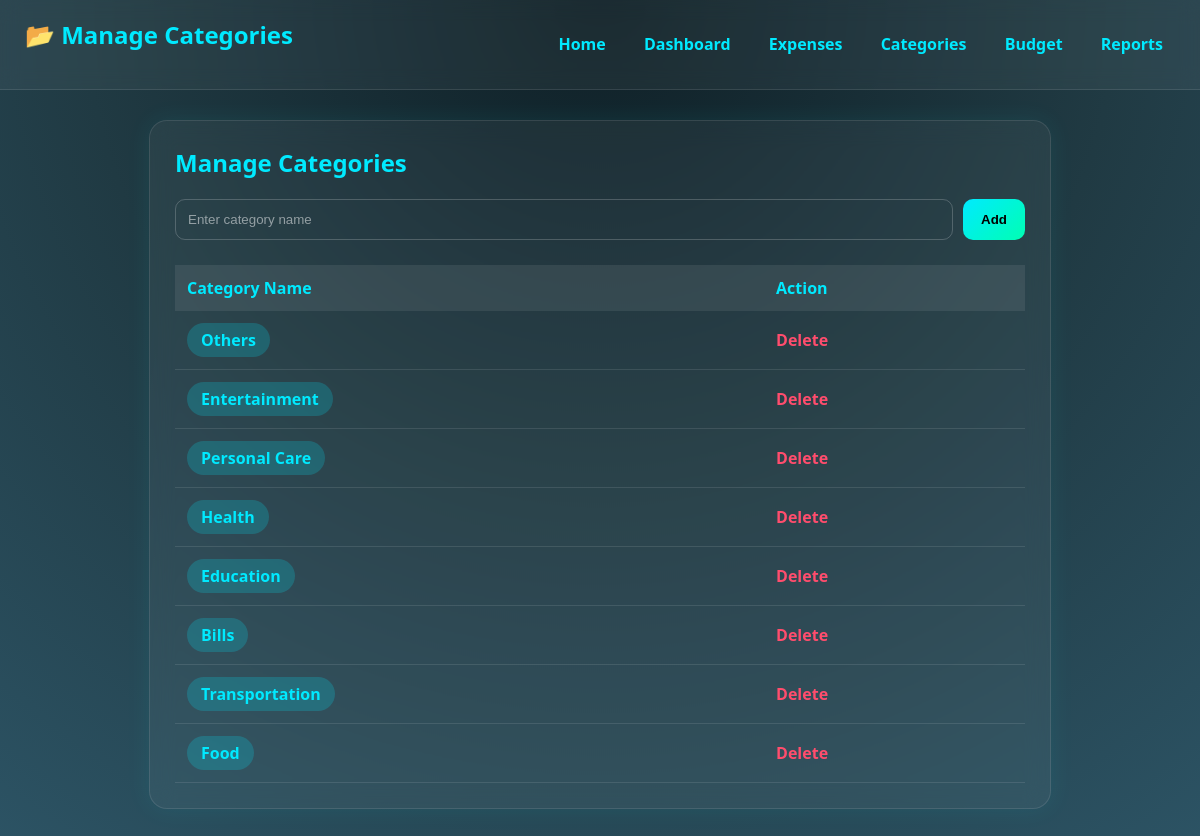
/categories.php, run on the app's committed database.
### tables this page shows
CREATE TABLE `categories` (
  `id` int(11) NOT NULL,
  `name` varchar(100) NOT NULL
);

### categories.php (the view, shortened to what this page needs)
<?php
include 'db.php';
$result = $conn->query("SELECT * FROM categories ORDER BY id DESC");
?>
<!DOCTYPE html>
<html lang="en">
<head>
</head>
<body>
<div class="header">
   <h2>📂 Manage Categories</h2>
    <div class="nav">
        <a href="index.php">Home</a>
        <a href="dashboard.php">Dashboard</a>
        <a href="expenses.php">Expenses</a>
        <a href="categories.php">Categories</a>
        <a href="set_budget.php">Budget</a>
        <a href="reports.php">Reports</a>
    </div>
</div>
<div class="container">
<div class="card">
    <h2>Manage Categories</h2>
    <form method="POST">
        <input type="text" name="category" placeholder="Enter category name" required>
        <button type="submit" name="add_category">Add</button>
    </form>
    <table>
        <tr>
            <th>Category Name</th>
            <th>Action</th>
        </tr>
        <?php while ($row = $result->fetch_assoc()) { ?>
        <tr>
            <td>
                <span class="badge"><?= htmlspecialchars($row['name']) ?></span>
            </td>
            <td>
                <a href="categories.php?delete=<?= $row['id'] ?>"
                   onclick="return confirm('Delete this category?')">
                   Delete
                </a>
            </td>
        </tr>
        <?php } ?>
    </table>
</div>
</div>
</body>
</html>

### categories.php (style rules this page uses)
body { margin: 0; font-family: 'Segoe UI', sans-serif; background: radial-gradient(circle at top, #0f2027, #203a43, #2c5364); color: #fff; }
.header { background: rgba(255,255,255,0.05); backdrop-filter: blur(10px); border-bottom: 1px solid rgba(255,255,255,0.1); color: #fff; padding: 18px 25px; display: flex; justify-content: space-between; align-items: center; }
.nav a { color: #00eaff; margin-left: 10px; text-decoration: none; padding: 8px 12px; border-radius: 8px; transition: 0.3s; }
.container { padding: 30px; }
.card { background: rgba(255,255,255,0.05); backdrop-filter: blur(12px); border-radius: 18px; padding: 25px; max-width: 850px; margin: auto; border: 1px solid rgba(255,255,255,0.1); box-shadow: 0 0 25px rgba(0,255,255,0.08); }
h2 { margin-top: 0; color: #00eaff; }
form { display: flex; gap: 10px; margin-bottom: 25px; }
input[type="text"] { flex: 1; padding: 12px; border-radius: 10px; border: 1px solid rgba(255,255,255,0.2); background: transparent; color: #fff; outline: none; }
input::placeholder { color: rgba(255,255,255,0.5); }
button { background: linear-gradient(135deg, #00eaff, #00ffb3); color: #000; border: none; padding: 12px 18px; border-radius: 10px; cursor: pointer; font-weight: 600; transition: 0.3s; }
table { width: 100%; border-collapse: collapse; }
th { background: rgba(255,255,255,0.08); padding: 12px; text-align: left; color: #00eaff; }
td { padding: 12px; border-bottom: 1px solid rgba(255,255,255,0.1); }
.badge { display: inline-block; padding: 6px 14px; background: rgba(0,234,255,0.2); color: #00eaff; border-radius: 20px; font-weight: 600; }
a { color: #ff4d6d; text-decoration: none; font-weight: bold; transition: 0.2s; }

### data on the page
categories: name "Others"
categories: name "Entertainment"
categories: name "Personal Care"
categories: name "Health"
categories: name "Education"
categories: name "Bills"
categories: name "Transportation"
categories: name "Food"
